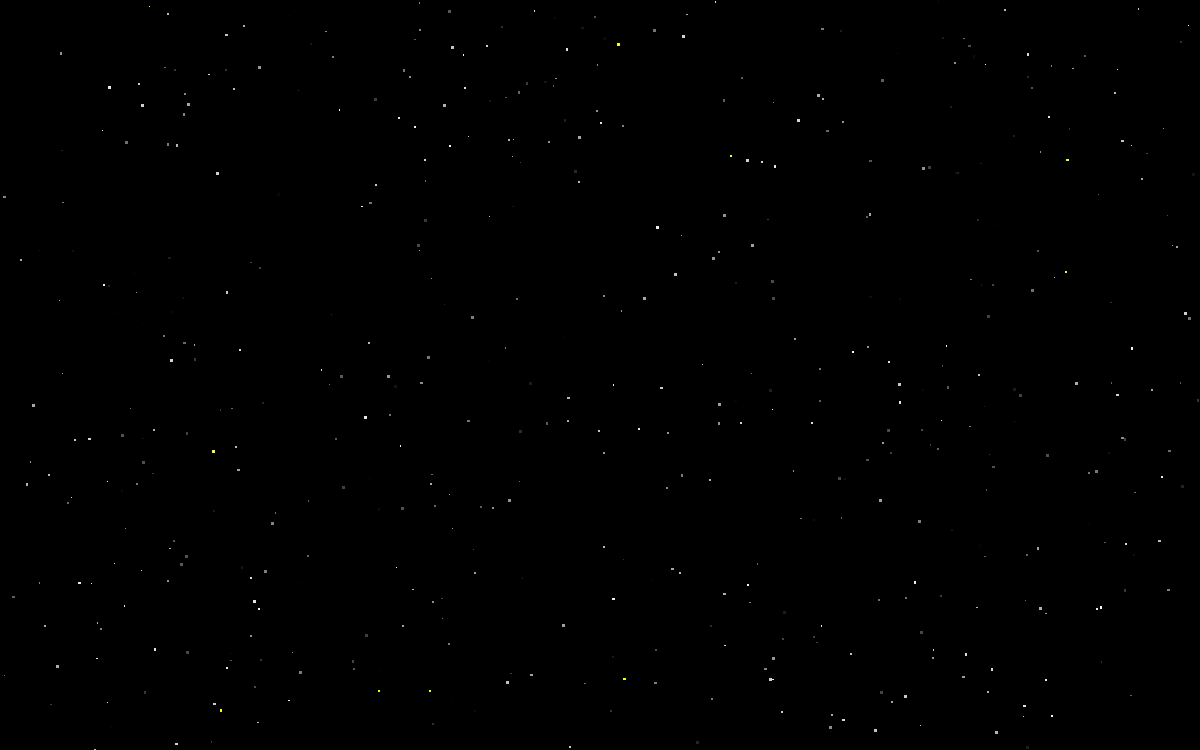
Frame 1 (no input)
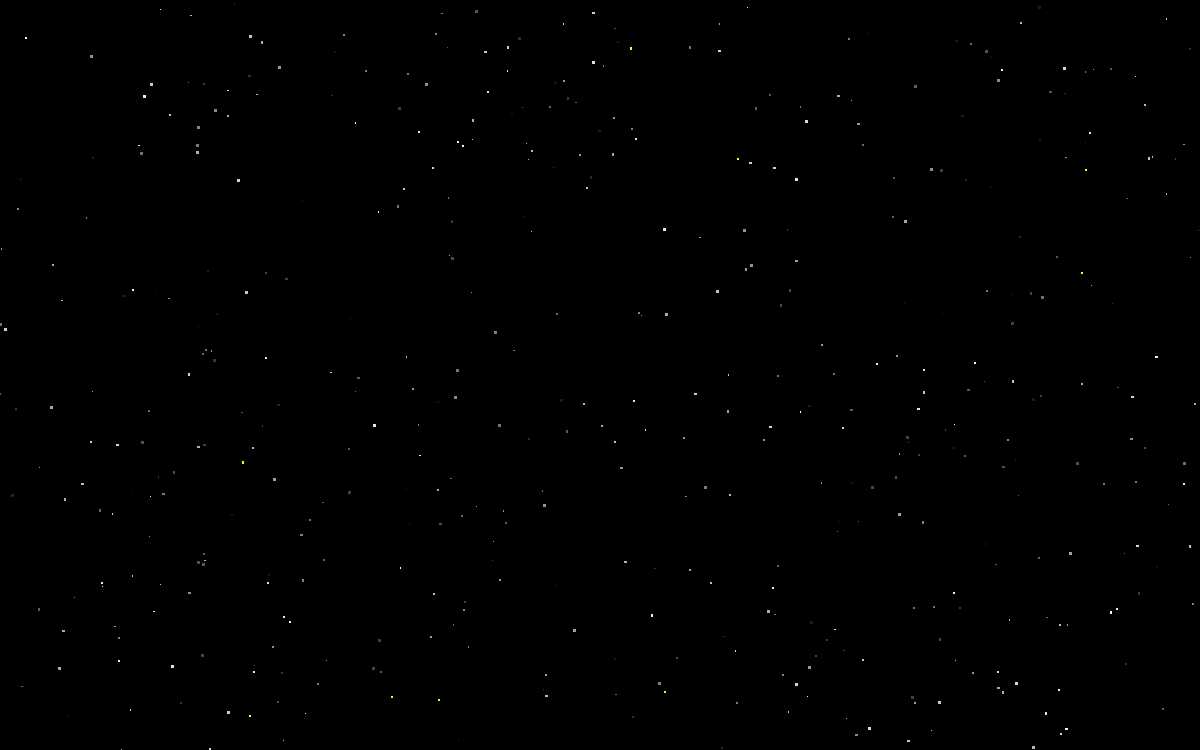
Frame 60 (the mouse pressed at the canvas centre just before this capture)
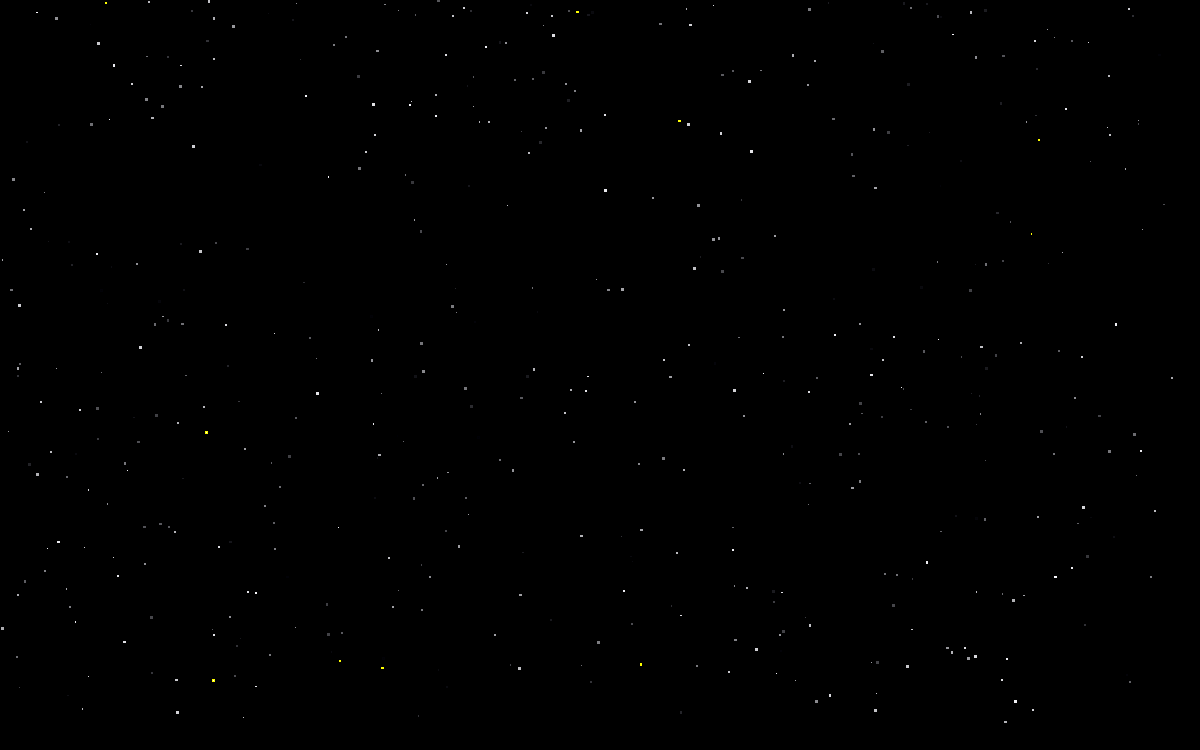
Frame 120 (the mouse held since frame 60 and released just before this capture)

The Processing sketch that drew these frames (run headless with seeded random() and noise(); from frame 60 on, the mouse is pressed at the canvas centre):

// Processing sketch: processing_19107
// ── processing_19107.pde

Star [] pixel;
int v=9;

void setup(){  
  size(1200,750);
   
  pixel = new Star[500];
  for(int i = 1; i < pixel.length; i++)
  pixel[i] = new Star();
}    

void draw(){    
  background(0);  
  for (int i=1;i<pixel.length;i++){
    pixel[i].orbit();
    pixel[i].display();
  } 
}    

class Star{
  color c;
  float xpos;
  float ypos;
  float xspeed;
  float yspeed;
  float size;
  
  Star(){
    c = color(random(0, 255));
    size = random(.1,2);
    xpos = random(1,width);
    ypos = random(1,height);
    yspeed = random(0,.3);
    xspeed = yspeed + random(0,.5);
  }
  
  void display(){
    rectMode(CENTER);
    stroke(c+5);
    fill(c);
    rect ((xpos-mouseX/v),(ypos-mouseY/v),size,size);
  }   
  
  void orbit(){
    xpos=xpos+xspeed;
    ypos=ypos+yspeed;
    if (ypos-mouseY/v > height){
       ypos = 0+ mouseY/v;
    }
    if (xpos-mouseX/v > width){
      xpos = 0 + mouseX/v;
    }
    if (ypos - mouseY/v < 0){
       ypos = height + mouseY/v;
    }
    if (xpos  - mouseX/v < 0 ){
      xpos = width + mouseX/v;
    }
  }
  
}                               
